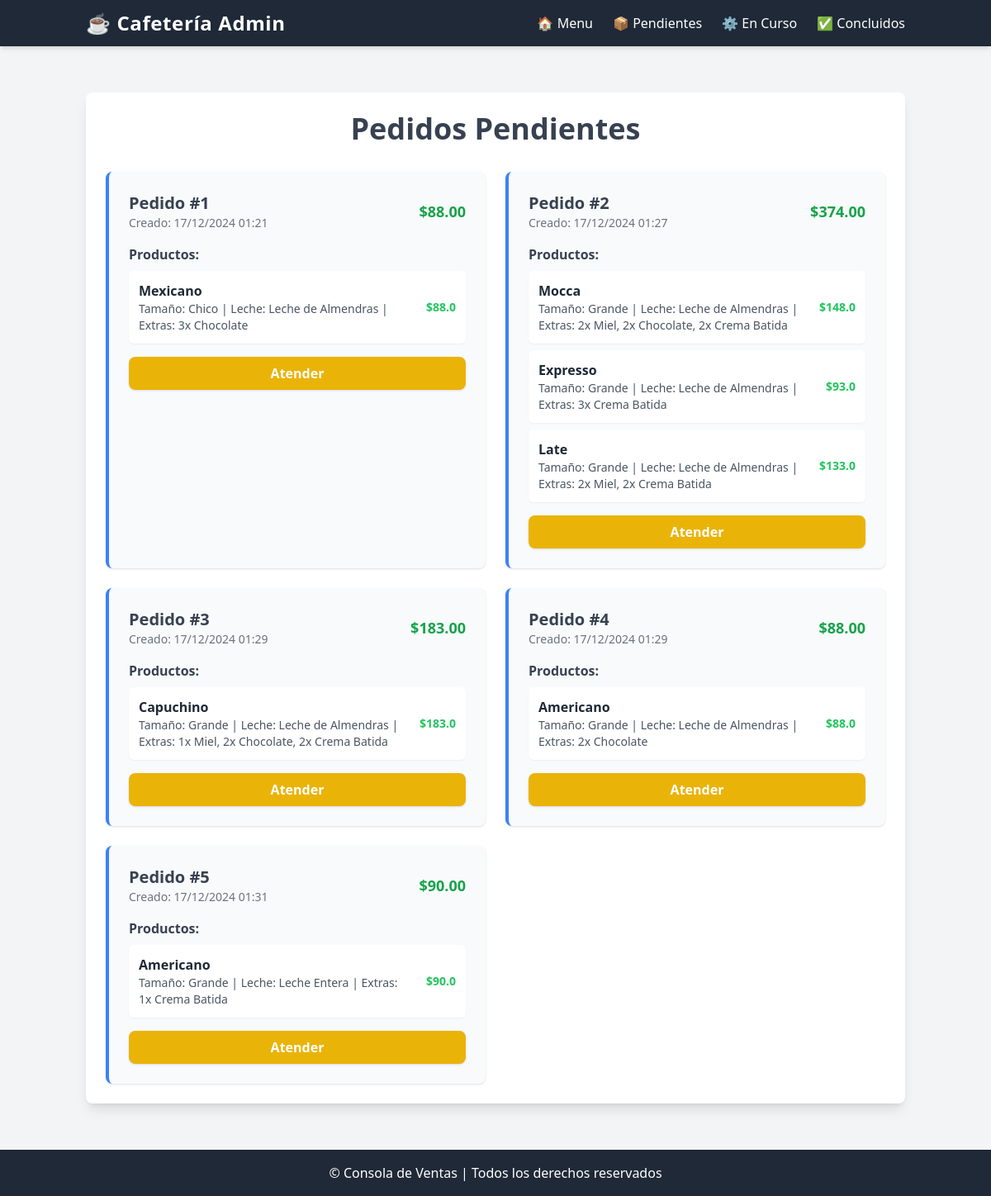
Page /surtir_pedidos on the earlier database version.
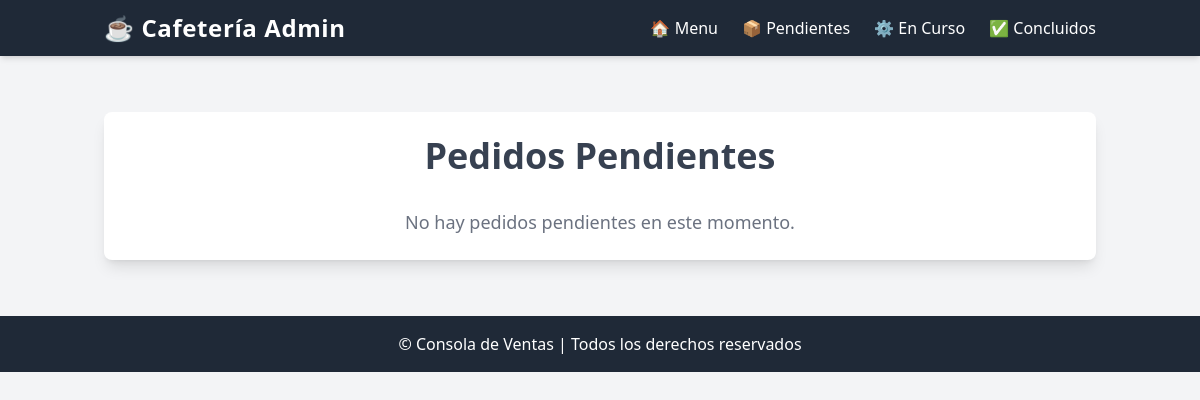
Same page on the later database version.
### app/models.py (models this page shows, shortened)
class Pedido(db.Model):
    __tablename__ = 'pedidos'
    id = db.Column(db.Integer, primary_key=True)
    productos_str = db.Column(db.Text, nullable=True)
    total = db.Column(db.Numeric(10, 2), default=Decimal('0.00'))
    estado = db.Column(db.String(20), default='pendiente')  # Asegúrate de que el valor por defecto sea 'pendiente'
    created_at = db.Column(db.DateTime, default=datetime.utcnow)
    updated_at = db.Column(db.DateTime, default=datetime.utcnow, onupdate=datetime.utcnow)
    @property
    def productos(self):
        if self.productos_str:
            return json.loads(self.productos_str)
        return []

### app/views.py (the view, shortened to what this page needs)
    @app.route('/surtir_pedidos', methods=['GET', 'POST'])
    def surtir_pedidos():
        pedidos = Pedido.query.filter_by(estado='pendiente').all()  # Mostrar solo pedidos pendientes
        form = SurtirPedidoForm()
        return render_template('pedidos/surtir/surtir_pedidos.html', pedidos=pedidos, form=form)

### app/templates/pedidos/surtir/surtir_pedidos.html (shortened to what this page needs)
{% extends "pedidos/surtir/base.html" %}
{% block content %}
<div class="container mx-auto my-8 p-6 bg-white rounded-lg shadow-lg">
    <h1 class="text-4xl font-bold mb-8 text-center text-gray-700">Pedidos Pendientes</h1>
    {% if pedidos %}
    <div class="grid grid-cols-1 lg:grid-cols-2 gap-6">
        {% for pedido in pedidos %}
        <div class="p-6 bg-gray-50 rounded-lg shadow border-l-4 border-blue-500">
            <div class="flex items-center justify-between mb-4">
                <div>
                    <span class="text-xl font-semibold text-gray-700">Pedido #{{ pedido.id }}</span>
                    <p class="text-sm text-gray-500">Creado: {{ pedido.created_at.strftime('%d/%m/%Y %H:%M') }}</p>
                </div>
                <p class="text-lg font-bold text-green-600">${{ pedido.total }}</p>
            </div>
            <div class="mb-4">
                <p class="font-semibold text-gray-700 mb-2">Productos:</p>
                <ul class="space-y-2">
                    {% for producto in pedido.productos %}
                    <li class="flex items-start space-x-4 bg-white p-3 rounded-md shadow-sm">
                        <div>
                            <p class="font-semibold text-gray-800">{{ producto.nombre_producto }}</p>
                            <p class="text-sm text-gray-600">
                                Tamaño: {{ producto.tamano_nombre }} | Leche: {{ producto.leche_nombre or 'N/A' }}
                                {% if producto.extras %}
                                | Extras: {{ producto.extras | join(', ') }}
                                {% endif %}
                            </p>
                        </div>
                        <span class="text-sm font-bold text-green-500 self-center">
                            ${{ producto.precio_total }}
                        </span>
                    </li>
                    {% endfor %}
                </ul>
            </div>
            <form method="POST" action="{{ url_for('surtir_pedido', pedido_id=pedido.id) }}">
                <button type="submit"
                        class="w-full bg-yellow-500 hover:bg-yellow-600 text-white py-2 px-4 rounded-lg shadow font-semibold">
                    Atender
                </button>
            </form>
                    </div>
        {% endfor %}
    </div>
    {% else %}
    <p class="text-center text-gray-500 text-lg">No hay pedidos pendientes en este momento.</p>
    {% endif %}
</div>
{% endblock %}

Differences in the rows shown:
no longer on this page (row edited): Pedido: id "1", created_at "17/12/2024 01:21", total "88.00", nombre_producto "Mexicano", tamano_nombre "Chico", leche_nombre "Leche de Almendras", extras "3x Chocolate", precio_total "88.0"
no longer on this page (row edited): Pedido: id "2", created_at "17/12/2024 01:27", total "374.00", nombre_producto "Mocca" "Expresso" "Late", tamano_nombre "Grande" "Grande" "Grande", leche_nombre "Leche de Almendras" "Leche de Almendras" "Leche de Almendras", extras "2x Miel, 2x Chocolate, 2x Crema Batida" "3x Crema Batida" "2x Miel, 2x Crema Batida", precio_total "148.0" "93.0" "133.0"
no longer on this page (row edited): Pedido: id "3", created_at "17/12/2024 01:29", total "183.00", nombre_producto "Capuchino", tamano_nombre "Grande", leche_nombre "Leche de Almendras", extras "1x Miel, 2x Chocolate, 2x Crema Batida", precio_total "183.0"
no longer on this page (row edited): Pedido: id "4", created_at "17/12/2024 01:29", total "88.00", nombre_producto "Americano", tamano_nombre "Grande", leche_nombre "Leche de Almendras", extras "2x Chocolate", precio_total "88.0"
no longer on this page (row edited): Pedido: id "5", created_at "17/12/2024 01:31", total "90.00", nombre_producto "Americano", tamano_nombre "Grande", leche_nombre "Leche Entera", extras "1x Crema Batida", precio_total "90.0"
Other differences:
text now shown: "No hay pedidos pendientes en este momento."
